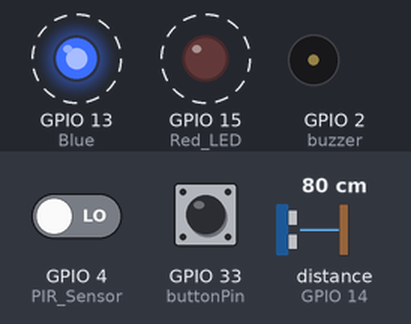
A sketch run on a simulated ESP32. On the bench: output pins drawn as LEDs (lit = HIGH), buzzer (waves = sounding). Wiring (inferred from the names in the program): ultrasonic range finder: trigger GPIO 12; echo GPIO 14. Dashed ring = blinking. The inputs (shaded band) are chosen by the test bench; at power-on: distance to the obstacle (sensor on GPIO 14) 80 cm, GPIO 33 (buttonPin) LOW, GPIO 4 (PIR_Sensor) LOW. The echo pulse lasts 58.3 µs per cm; WiFi joins after 1.5 s; servers stay silent unless stated; random numbers use the default seed unless the sketch sets one; no MQTT or app messages arrive unless stated; the camera gives no picture; pins used as bus, display or sensor lines are not drawn; what the sketch prints to the serial monitor is not drawn.

Above: at 3.0 s.
3.1 s: distance to the obstacle (sensor on GPIO 14) set to 198 cm
6.1 s: distance to the obstacle (sensor on GPIO 14) set to 206 cm
At 11.1 s:
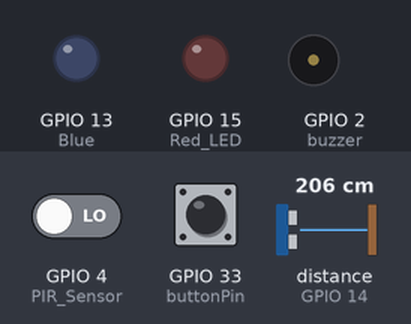
12.1 s: GPIO 33 (buttonPin) pulled HIGH for 0.15 s
At 12.36 s:
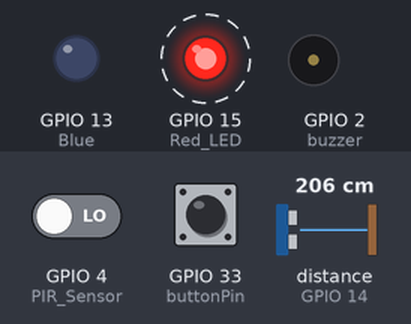
18.1 s: distance to the obstacle (sensor on GPIO 14) set to 35 cm
At 18.62 s:
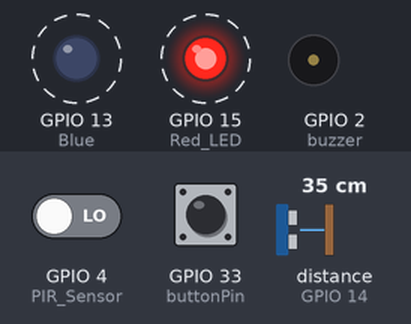
Timing chart, 0 to 22.1 s (numbered marks = the images above; inputs shaded):
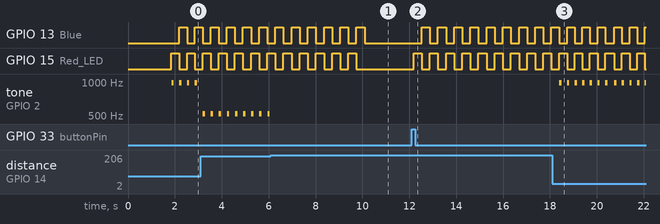

Measured:
- the behaviour switches between 201 and 202 cm on distance to the obstacle (sensor on GPIO 14) (found by bisection; images 0 and 1)
- after the input at 12.1 s, GPIO 13 (Blue): alternates HIGH for 0.35 s and LOW for 0.35 s, starting after 0.43 s; GPIO 15 (Red_LED): alternates HIGH for 0.35 s and LOW for 0.35 s, starting after 0.08 s
- after the input at 18.1 s, tone on GPIO 2 (buzzer): alternates 988 Hz for 0.10 s and silent for 0.23 s, starting after 0.30 s
- by itself, GPIO 13 (Blue): alternates HIGH for 0.35 s and LOW for 0.35 s, 12 changes in all, then stays LOW
- by itself, GPIO 15 (Red_LED): alternates HIGH for 0.35 s and LOW for 0.35 s, 11 changes in all, then stays LOW
- by itself, tone on GPIO 2 (buzzer): alternates 523 Hz for 0.10 s and silent for 0.24 s

The sketch:

pedestrian_MQTT_revised_pin_camera.ino
```cpp
#include <WiFi.h>
#include <PubSubClient.h>
#include <Adafruit_NeoPixel.h>
#include "esp_camera.h"
#include <WiFiClientSecure.h>
#include <PubSubClient.h>//請先安裝PubSubClient程式庫
#define CAMERA_MODEL_AI_THINKER // Has PSRAM


char ssid[] = "C220MIS";
char password[] = "misc220c220";
int Trig = 12;
int Echo = 14;
int buzzer = 2;
int buttonPin = 33;
int NEOPin = 32;
int NEONumber = 1;
Adafruit_NeoPixel pixels(NEONumber, NEOPin, NEO_GRB + NEO_KHZ800);

char* MQTTServer = "mqttgo.io";
int MQTTPort = 1883;
char* MQTTUser = "";
char* MQTTPassword = "";
char* MQTTPubTopic1 = "3th4n/road222/ped";
char* MQTTPubTopic2 = "3th4n/road222/car";
char* MQTTPubTopic3 = "3th4n/road222/image";
char* MQTTSubTopic1 = "3th4n/road222/button";

long MQTTLastPublishTime;
long MQTTPublishInterval = 2000;
WiFiClient WifiClient;
PubSubClient MQTTClient(WifiClient);

unsigned long previousMillisMotion = 0;
unsigned long previousMillisLED = 0;
unsigned long previousMillisUltrasonic = 0;
unsigned long previousMillisBuzzer = 0;
unsigned long previousMillisPrint = 0;
unsigned long motionDetectedMillis = 0;
unsigned long motionEndedMillis = 0;
unsigned long buttonPressedMillis = 0;

const long intervalMotion = 1000;
const long intervalLED = 250;
const long intervalUltrasonic = 50;
const long intervalBuzzer = 250;
const long intervalPrint = 250;
const long delayStartLEDandUltrasonic = 4000;
const long durationLEDandUltrasonic = 6000;
const long durationButtonLEDandUltrasonic = 10000;

bool motionDetected = false;
bool buttonPressed = false;
bool ledState = false;
float CMValue = 0;
bool ultrasonicActive = false;

void setup() {
  Serial.begin(115200);
  pinMode(4, INPUT); // PIR Sensor
  pinMode(15, OUTPUT); // Red LED
  pinMode(13, OUTPUT);// Blue & Yellow LED
  pinMode(Trig, OUTPUT);
  pinMode(Echo, INPUT);
  pinMode(buzzer, OUTPUT);
  pinMode(buttonPin, INPUT);

  // Connect to WiFi
  WifiConnect();

  // Connect to MQTT
  MQTTConnect();

  //初始化相機結束
  camera_config_t config;
  config.ledc_channel = LEDC_CHANNEL_0;
  config.ledc_timer = LEDC_TIMER_0;
  config.pin_d0 = 5;
  config.pin_d1 = 18;
  config.pin_d2 = 19;
  config.pin_d3 = 21;
  config.pin_d4 = 36;
  config.pin_d5 = 39;
  config.pin_d6 = 34;
  config.pin_d7 = 35;
  config.pin_xclk = 0;
  config.pin_pclk = 22;
  config.pin_vsync = 25;
  config.pin_href = 23;
  config.pin_sscb_sda = 26;
  config.pin_sscb_scl = 27;
  config.pin_pwdn = 32;
  config.pin_reset = -1;
  config.xclk_freq_hz = 20000000;
  config.fb_count = 2;
  config.pixel_format = PIXFORMAT_JPEG;
  config.jpeg_quality = 12;
  //設定解析度：FRAMESIZE_ + QVGA|CIF|VGA|SVGA|XGA|SXGA|UXGA
  config.frame_size = FRAMESIZE_QVGA;//VGA=640*480(VGA格式較穩定)
  //Line notify don't accept bigger than XGA
  esp_err_t err = esp_camera_init(&config);
  if (err == ESP_OK) {
    Serial.println("鏡頭啟動成功");
    // setup stream ------------------------
    sensor_t * s = esp_camera_sensor_get();
    int res = 0;
    res = s->set_brightness(s, 1); //亮度:(-2~2)
    res = s->set_contrast(s, 1); //對比度:(-2~2)
    res = s->set_saturation(s, 1); //色彩飽和度:(-2~2)
    //res = s->set_special_effect(s, 0);//特殊效果:(0~6)
    //res = s->set_whitebal(s, 1);//啟動白平衡:(0或1)
    //res = s->set_awb_gain(s, 1);//自動白平衡增益:(0或1)
    //res = s->set_wb_mode(s, 0);//白平衡模式:(0~4)
    //res = set_exposure_ctrl(s, 1);;//曝光控制:(0或1)
    //res = set_aec2(s, 0);//自動曝光校正:(0或1)
    //res = set_ae_level(s, 0);//自動曝光校正程度:(-2~2)
    //res = set_aec_value(s, 300);//自動曝光校正值：(0~1200)
    //res = set_gain_ctrl(s, 1);//增益控制:(0或1)
    //res = set_agc_gain(s, 0);//自動增益:(0~30)
    //res = set_gainceiling(s, (gainceiling_t)0); //增益上限:(0~6)
    //res = set_bpc(s, 1);//bpc開啟:(0或1)
    //res = set_wpc(s, 1);//wpc開啟:(0或1)
    //res = set_raw_gma(s, 1);//影像GMA:(0或1)
    //res = s->set_lenc(s, 1);//鏡頭校正:(0或1)
    //res = s->set_hmirror(s, 1);//水平翻轉:(0或1)
    //res = s->set_vflip(s, 1);//垂直翻轉:(0或1)
    //res = set_dcw(s, 1);//dcw開啟:(0或1)
  } else {
    Serial.printf("鏡頭設定失敗，5秒後重新啟動");
    delay(5000);
    ESP.restart();
  }

}


void loop() {

  unsigned long currentMillis = millis();
  int value = digitalRead(4);
  int buttonState = digitalRead(buttonPin);

  if (currentMillis - previousMillisMotion >= intervalMotion) {
    previousMillisMotion = currentMillis;
    if (value == HIGH) {
      if (!motionDetected) {
        motionDetected = true;
        motionDetectedMillis = currentMillis;
      }
      pixels.setPixelColor(0, pixels.Color(0, 255, 0)); // Green
      pixels.show();
      Serial.println("有人經過");
    } else {
      if (motionDetected) {
        if (currentMillis - motionDetectedMillis < delayStartLEDandUltrasonic) {
          motionDetected = false;
          Serial.println("無人經過");
        } else {
          motionEndedMillis = currentMillis;
          Serial.println("無人經過");
          motionDetected = false;
          pixels.setPixelColor(0, pixels.Color(0, 0, 0)); // Off
          pixels.show();
        }
      }
    }
  }

  if (buttonState == HIGH && !buttonPressed) {
    buttonPressed = true;
    pixels.setPixelColor(0, pixels.Color(0, 255, 0)); // Green
    pixels.show();
    buttonPressedMillis = currentMillis;
    Serial.println("按鈕按下");

    // Publish the button press message
    String payload = "按下按鈕, 1, " + String(CMValue);
    MQTTClient.publish(MQTTPubTopic1, payload.c_str());
    Serial.println("按鈕資訊已推播到MQTT Broker");
  } else if (buttonState == LOW && buttonPressed) {
    buttonPressed = false;
  }

  bool shouldOperateLEDsAndUltrasonic = false;

  if (buttonPressed ||
      (motionDetected && (currentMillis - motionDetectedMillis >= delayStartLEDandUltrasonic)) ||
      (currentMillis - motionEndedMillis < durationLEDandUltrasonic) ||
      (currentMillis - buttonPressedMillis < durationButtonLEDandUltrasonic)) {
    shouldOperateLEDsAndUltrasonic = true;
  }

  if (shouldOperateLEDsAndUltrasonic) {
    ultrasonicActive = true;

    if (currentMillis - previousMillisLED >= intervalLED) {
      previousMillisLED = currentMillis;
      ledState = !ledState;
      Serial.print("LED State: ");
      Serial.println(ledState);
      digitalWrite(15, ledState ? HIGH : LOW);
      digitalWrite(13, ledState ? LOW : HIGH);
    }

    if (currentMillis - previousMillisUltrasonic >= intervalUltrasonic) {
      previousMillisUltrasonic = currentMillis;
      digitalWrite(Trig, LOW);
      delayMicroseconds(5);
      digitalWrite(Trig, HIGH);
      delayMicroseconds(10);
      digitalWrite(Trig, LOW);
      float EchoTime = pulseIn(Echo, HIGH);
      CMValue = EchoTime / 29.4 / 2;
    }

    if (currentMillis - previousMillisBuzzer >= intervalBuzzer) {
      previousMillisBuzzer = currentMillis;
      if (CMValue > 200) {
        tone(buzzer, 0, 0);
      } else if (CMValue <= 200 && CMValue > 100) {
        tone(buzzer, 523, 100);
      } else {
        tone(buzzer, 988, 100);
      }
    }

    if (currentMillis - previousMillisPrint >= intervalPrint) {
      previousMillisPrint = currentMillis;
      Serial.println(CMValue);
    }
  } else {
    if (!motionDetected &&
        (currentMillis - motionEndedMillis >= durationLEDandUltrasonic) ||
        (currentMillis - buttonPressedMillis >= durationButtonLEDandUltrasonic)) {
      digitalWrite(15, LOW);
      digitalWrite(13, LOW);
      pixels.setPixelColor(0, pixels.Color(0, 0, 0)); // Off
      pixels.show();
      ledState = false;
      ultrasonicActive = false;
    }
  }

  delay(10);

  if (WiFi.status() != WL_CONNECTED) WifiConnect();
  if (!MQTTClient.connected()) MQTTConnect();

  if ((millis() - MQTTLastPublishTime) >= MQTTPublishInterval) {
    byte ped = motionDetected ? 1 : 0;
    String payloadPed = String(ped);
    String payloadCar;

    if (ultrasonicActive) {
      payloadCar = String(CMValue);
    } else {
      payloadCar = "off";
    }

    // Publish to respective topics
    MQTTClient.publish(MQTTPubTopic1, payloadPed.c_str());
    MQTTClient.publish(MQTTPubTopic2, payloadCar.c_str());

    Serial.println("人車資訊已推播到MQTT Broker");
    MQTTLastPublishTime = millis();
  }
  MQTTClient.loop();
  delay(50);

    //如果MQTT連線中斷，則重啟MQTT連線
  if (!MQTTClient.connected())   MQTTConnect();
  if ((millis() - MQTTLastPublishTime) >= MQTTPublishInterval ) {
    String result = SendImageMQTT();
    Serial.println(result);
    MQTTLastPublishTime = millis(); //更新最後傳輸時間
  }
  delay(100);

}

// WiFi Connection
void WifiConnect() {
  WiFi.begin(ssid, password);
  while (WiFi.status() != WL_CONNECTED) {
    delay(500);
    Serial.print(".");
  }
  Serial.println("WiFi連線成功");
  Serial.print("IP Address:");
  Serial.println(WiFi.localIP());
}

// MQTT Connection
void MQTTConnect() {
  MQTTClient.setServer(MQTTServer, MQTTPort);
  MQTTClient.setCallback(MQTTCallback);
  while (!MQTTClient.connected()) {
    String MQTTClientid = "esp32-" + String(random(1000000, 9999999));
    if (MQTTClient.connect(MQTTClientid.c_str(), MQTTUser, MQTTPassword)) {
      Serial.println("MQTT已連線");
      MQTTClient.subscribe(MQTTSubTopic1);
    } else {
      Serial.print("MQTT連線失敗,狀態碼=");
      Serial.println(MQTTClient.state());
      Serial.println("五秒後重新連線");
      delay(5000);
    }
  }
}

// MQTT Callback
void MQTTCallback(char* topic, byte* payload, unsigned int length) {
  Serial.print(topic); Serial.print("訂閱通知:");
  String payloadString;
  for (int i = 0; i < length; i++) {
    payloadString = payloadString + (char)payload[i];
  }
  Serial.println(payloadString);
  if (strcmp(topic, MQTTSubTopic1) == 0) {
    Serial.println("改變燈號：" + payloadString);
    if (payloadString == "1") {
      buttonPressed = true;
      buttonPressedMillis = millis(); // Simulate button press
    }
    if (payloadString == "0") {
      buttonPressed = false;
    }
  }
}

//拍照傳送到MQTT
String SendImageMQTT() {
  camera_fb_t * fb =  esp_camera_fb_get();
  size_t fbLen = fb->len;
  int ps = 512;
  //開始傳遞影像檔
  MQTTClient.beginPublish(MQTTPubTopic3, fbLen, false);
  uint8_t *fbBuf = fb->buf;
  for (size_t n = 0; n < fbLen; n = n + 2048) {
    if (n + 2048 < fbLen) {
      MQTTClient.write(fbBuf, 2048);
      fbBuf += 2048;
    } else if (fbLen % 2048 > 0) {
      size_t remainder = fbLen % 2048;
      MQTTClient.write(fbBuf, remainder);
    }
  }
  boolean isPublished = MQTTClient.endPublish();
  esp_camera_fb_return(fb);//清除緩衝區
  if (isPublished) {
    return "MQTT傳輸成功";
  }
  else {
    return "MQTT傳輸失敗，請檢查網路設定";
  }
}
```
